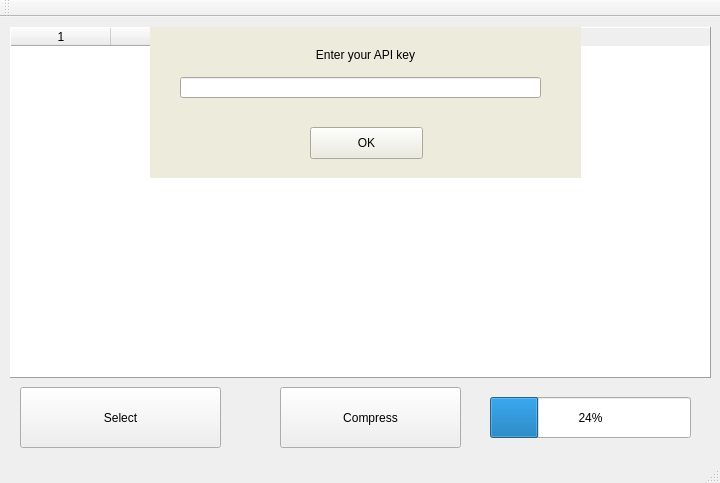
<?xml version="1.0" encoding="UTF-8"?>
<ui version="4.0">
 <class>MainWindow</class>
 <widget class="QMainWindow" name="MainWindow">
  <property name="geometry">
   <rect>
    <x>0</x>
    <y>0</y>
    <width>720</width>
    <height>483</height>
   </rect>
  </property>
  <property name="sizePolicy">
   <sizepolicy hsizetype="Fixed" vsizetype="Fixed">
    <horstretch>0</horstretch>
    <verstretch>0</verstretch>
   </sizepolicy>
  </property>
  <property name="minimumSize">
   <size>
    <width>720</width>
    <height>483</height>
   </size>
  </property>
  <property name="maximumSize">
   <size>
    <width>720</width>
    <height>483</height>
   </size>
  </property>
  <property name="windowTitle">
   <string>Compresser</string>
  </property>
  <property name="layoutDirection">
   <enum>Qt::LeftToRight</enum>
  </property>
  <widget class="QWidget" name="centralWidget">
   <widget class="QPushButton" name="selectButton">
    <property name="geometry">
     <rect>
      <x>20</x>
      <y>370</y>
      <width>201</width>
      <height>61</height>
     </rect>
    </property>
    <property name="text">
     <string>Select</string>
    </property>
   </widget>
   <widget class="QTableWidget" name="imageInfoHolder">
    <property name="enabled">
     <bool>true</bool>
    </property>
    <property name="geometry">
     <rect>
      <x>10</x>
      <y>10</y>
      <width>701</width>
      <height>351</height>
     </rect>
    </property>
    <property name="acceptDrops">
     <bool>true</bool>
    </property>
    <property name="frameShape">
     <enum>QFrame::Panel</enum>
    </property>
    <property name="frameShadow">
     <enum>QFrame::Raised</enum>
    </property>
    <property name="rowCount">
     <number>0</number>
    </property>
    <property name="columnCount">
     <number>2</number>
    </property>
    <column/>
    <column/>
   </widget>
   <widget class="QProgressBar" name="compressProgressBar">
    <property name="geometry">
     <rect>
      <x>490</x>
      <y>380</y>
      <width>201</width>
      <height>41</height>
     </rect>
    </property>
    <property name="value">
     <number>24</number>
    </property>
   </widget>
   <widget class="QPushButton" name="compressButton">
    <property name="geometry">
     <rect>
      <x>280</x>
      <y>370</y>
      <width>181</width>
      <height>61</height>
     </rect>
    </property>
    <property name="text">
     <string>Compress</string>
    </property>
   </widget>
   <widget class="QFrame" name="frame">
    <property name="geometry">
     <rect>
      <x>150</x>
      <y>10</y>
      <width>431</width>
      <height>151</height>
     </rect>
    </property>
    <property name="palette">
     <palette>
      <active>
       <colorrole role="WindowText">
        <brush brushstyle="SolidPattern">
         <color alpha="255">
          <red>0</red>
          <green>0</green>
          <blue>0</blue>
         </color>
        </brush>
       </colorrole>
       <colorrole role="Button">
        <brush brushstyle="SolidPattern">
         <color alpha="255">
          <red>236</red>
          <green>235</green>
          <blue>220</blue>
         </color>
        </brush>
       </colorrole>
       <colorrole role="Light">
        <brush brushstyle="SolidPattern">
         <color alpha="255">
          <red>255</red>
          <green>255</green>
          <blue>255</blue>
         </color>
        </brush>
       </colorrole>
       <colorrole role="Midlight">
        <brush brushstyle="SolidPattern">
         <color alpha="255">
          <red>245</red>
          <green>245</green>
          <blue>237</blue>
         </color>
        </brush>
       </colorrole>
       <colorrole role="Dark">
        <brush brushstyle="SolidPattern">
         <color alpha="255">
          <red>118</red>
          <green>117</green>
          <blue>110</blue>
         </color>
        </brush>
       </colorrole>
       <colorrole role="Mid">
        <brush brushstyle="SolidPattern">
         <color alpha="255">
          <red>157</red>
          <green>156</green>
          <blue>146</blue>
         </color>
        </brush>
       </colorrole>
       <colorrole role="Text">
        <brush brushstyle="SolidPattern">
         <color alpha="255">
          <red>0</red>
          <green>0</green>
          <blue>0</blue>
         </color>
        </brush>
       </colorrole>
       <colorrole role="BrightText">
        <brush brushstyle="SolidPattern">
         <color alpha="255">
          <red>255</red>
          <green>255</green>
          <blue>255</blue>
         </color>
        </brush>
       </colorrole>
       <colorrole role="ButtonText">
        <brush brushstyle="SolidPattern">
         <color alpha="255">
          <red>0</red>
          <green>0</green>
          <blue>0</blue>
         </color>
        </brush>
       </colorrole>
       <colorrole role="Base">
        <brush brushstyle="SolidPattern">
         <color alpha="255">
          <red>255</red>
          <green>255</green>
          <blue>255</blue>
         </color>
        </brush>
       </colorrole>
       <colorrole role="Window">
        <brush brushstyle="SolidPattern">
         <color alpha="255">
          <red>236</red>
          <green>235</green>
          <blue>220</blue>
         </color>
        </brush>
       </colorrole>
       <colorrole role="Shadow">
        <brush brushstyle="SolidPattern">
         <color alpha="255">
          <red>0</red>
          <green>0</green>
          <blue>0</blue>
         </color>
        </brush>
       </colorrole>
       <colorrole role="AlternateBase">
        <brush brushstyle="SolidPattern">
         <color alpha="255">
          <red>245</red>
          <green>245</green>
          <blue>237</blue>
         </color>
        </brush>
       </colorrole>
       <colorrole role="ToolTipBase">
        <brush brushstyle="SolidPattern">
         <color alpha="255">
          <red>255</red>
          <green>255</green>
          <blue>220</blue>
         </color>
        </brush>
       </colorrole>
       <colorrole role="ToolTipText">
        <brush brushstyle="SolidPattern">
         <color alpha="255">
          <red>0</red>
          <green>0</green>
          <blue>0</blue>
         </color>
        </brush>
       </colorrole>
      </active>
      <inactive>
       <colorrole role="WindowText">
        <brush brushstyle="SolidPattern">
         <color alpha="255">
          <red>0</red>
          <green>0</green>
          <blue>0</blue>
         </color>
        </brush>
       </colorrole>
       <colorrole role="Button">
        <brush brushstyle="SolidPattern">
         <color alpha="255">
          <red>236</red>
          <green>235</green>
          <blue>220</blue>
         </color>
        </brush>
       </colorrole>
       <colorrole role="Light">
        <brush brushstyle="SolidPattern">
         <color alpha="255">
          <red>255</red>
          <green>255</green>
          <blue>255</blue>
         </color>
        </brush>
       </colorrole>
       <colorrole role="Midlight">
        <brush brushstyle="SolidPattern">
         <color alpha="255">
          <red>245</red>
          <green>245</green>
          <blue>237</blue>
         </color>
        </brush>
       </colorrole>
       <colorrole role="Dark">
        <brush brushstyle="SolidPattern">
         <color alpha="255">
          <red>118</red>
          <green>117</green>
          <blue>110</blue>
         </color>
        </brush>
       </colorrole>
       <colorrole role="Mid">
        <brush brushstyle="SolidPattern">
         <color alpha="255">
          <red>157</red>
          <green>156</green>
          <blue>146</blue>
         </color>
        </brush>
       </colorrole>
       <colorrole role="Text">
        <brush brushstyle="SolidPattern">
         <color alpha="255">
          <red>0</red>
          <green>0</green>
          <blue>0</blue>
         </color>
        </brush>
       </colorrole>
       <colorrole role="BrightText">
        <brush brushstyle="SolidPattern">
         <color alpha="255">
          <red>255</red>
          <green>255</green>
          <blue>255</blue>
         </color>
        </brush>
       </colorrole>
       <colorrole role="ButtonText">
        <brush brushstyle="SolidPattern">
         <color alpha="255">
          <red>0</red>
          <green>0</green>
          <blue>0</blue>
         </color>
        </brush>
       </colorrole>
       <colorrole role="Base">
        <brush brushstyle="SolidPattern">
         <color alpha="255">
          <red>255</red>
          <green>255</green>
          <blue>255</blue>
         </color>
        </brush>
       </colorrole>
       <colorrole role="Window">
        <brush brushstyle="SolidPattern">
         <color alpha="255">
          <red>236</red>
          <green>235</green>
          <blue>220</blue>
         </color>
        </brush>
       </colorrole>
       <colorrole role="Shadow">
        <brush brushstyle="SolidPattern">
         <color alpha="255">
          <red>0</red>
          <green>0</green>
          <blue>0</blue>
         </color>
        </brush>
       </colorrole>
       <colorrole role="AlternateBase">
        <brush brushstyle="SolidPattern">
         <color alpha="255">
          <red>245</red>
          <green>245</green>
          <blue>237</blue>
         </color>
        </brush>
       </colorrole>
       <colorrole role="ToolTipBase">
        <brush brushstyle="SolidPattern">
         <color alpha="255">
          <red>255</red>
          <green>255</green>
          <blue>220</blue>
         </color>
        </brush>
       </colorrole>
       <colorrole role="ToolTipText">
        <brush brushstyle="SolidPattern">
         <color alpha="255">
          <red>0</red>
          <green>0</green>
          <blue>0</blue>
         </color>
        </brush>
       </colorrole>
      </inactive>
      <disabled>
       <colorrole role="WindowText">
        <brush brushstyle="SolidPattern">
         <color alpha="255">
          <red>118</red>
          <green>117</green>
          <blue>110</blue>
         </color>
        </brush>
       </colorrole>
       <colorrole role="Button">
        <brush brushstyle="SolidPattern">
         <color alpha="255">
          <red>236</red>
          <green>235</green>
          <blue>220</blue>
         </color>
        </brush>
       </colorrole>
       <colorrole role="Light">
        <brush brushstyle="SolidPattern">
         <color alpha="255">
          <red>255</red>
          <green>255</green>
          <blue>255</blue>
         </color>
        </brush>
       </colorrole>
       <colorrole role="Midlight">
        <brush brushstyle="SolidPattern">
         <color alpha="255">
          <red>245</red>
          <green>245</green>
          <blue>237</blue>
         </color>
        </brush>
       </colorrole>
       <colorrole role="Dark">
        <brush brushstyle="SolidPattern">
         <color alpha="255">
          <red>118</red>
          <green>117</green>
          <blue>110</blue>
         </color>
        </brush>
       </colorrole>
       <colorrole role="Mid">
        <brush brushstyle="SolidPattern">
         <color alpha="255">
          <red>157</red>
          <green>156</green>
          <blue>146</blue>
         </color>
        </brush>
       </colorrole>
       <colorrole role="Text">
        <brush brushstyle="SolidPattern">
         <color alpha="255">
          <red>118</red>
          <green>117</green>
          <blue>110</blue>
         </color>
        </brush>
       </colorrole>
       <colorrole role="BrightText">
        <brush brushstyle="SolidPattern">
         <color alpha="255">
          <red>255</red>
          <green>255</green>
          <blue>255</blue>
         </color>
        </brush>
       </colorrole>
       <colorrole role="ButtonText">
        <brush brushstyle="SolidPattern">
         <color alpha="255">
          <red>118</red>
          <green>117</green>
          <blue>110</blue>
         </color>
        </brush>
       </colorrole>
       <colorrole role="Base">
        <brush brushstyle="SolidPattern">
         <color alpha="255">
          <red>236</red>
          <green>235</green>
          <blue>220</blue>
         </color>
        </brush>
       </colorrole>
       <colorrole role="Window">
        <brush brushstyle="SolidPattern">
         <color alpha="255">
          <red>236</red>
          <green>235</green>
          <blue>220</blue>
         </color>
        </brush>
       </colorrole>
       <colorrole role="Shadow">
        <brush brushstyle="SolidPattern">
         <color alpha="255">
          <red>0</red>
          <green>0</green>
          <blue>0</blue>
         </color>
        </brush>
       </colorrole>
       <colorrole role="AlternateBase">
        <brush brushstyle="SolidPattern">
         <color alpha="255">
          <red>236</red>
          <green>235</green>
          <blue>220</blue>
         </color>
        </brush>
       </colorrole>
       <colorrole role="ToolTipBase">
        <brush brushstyle="SolidPattern">
         <color alpha="255">
          <red>255</red>
          <green>255</green>
          <blue>220</blue>
         </color>
        </brush>
       </colorrole>
       <colorrole role="ToolTipText">
        <brush brushstyle="SolidPattern">
         <color alpha="255">
          <red>0</red>
          <green>0</green>
          <blue>0</blue>
         </color>
        </brush>
       </colorrole>
      </disabled>
     </palette>
    </property>
    <property name="autoFillBackground">
     <bool>true</bool>
    </property>
    <property name="frameShape">
     <enum>QFrame::NoFrame</enum>
    </property>
    <property name="frameShadow">
     <enum>QFrame::Raised</enum>
    </property>
    <property name="lineWidth">
     <number>1</number>
    </property>
    <property name="midLineWidth">
     <number>0</number>
    </property>
    <widget class="QPushButton" name="apiKeyOK">
     <property name="geometry">
      <rect>
       <x>160</x>
       <y>100</y>
       <width>113</width>
       <height>32</height>
      </rect>
     </property>
     <property name="text">
      <string>OK</string>
     </property>
    </widget>
    <widget class="QLineEdit" name="apiKeyHolder">
     <property name="geometry">
      <rect>
       <x>30</x>
       <y>50</y>
       <width>361</width>
       <height>21</height>
      </rect>
     </property>
    </widget>
    <widget class="QLabel" name="label">
     <property name="geometry">
      <rect>
       <x>150</x>
       <y>20</y>
       <width>131</width>
       <height>16</height>
      </rect>
     </property>
     <property name="text">
      <string>Enter your API key</string>
     </property>
     <property name="alignment">
      <set>Qt::AlignCenter</set>
     </property>
    </widget>
   </widget>
  </widget>
  <widget class="QMenuBar" name="menuBar">
   <property name="geometry">
    <rect>
     <x>0</x>
     <y>0</y>
     <width>720</width>
     <height>22</height>
    </rect>
   </property>
  </widget>
  <widget class="QToolBar" name="mainToolBar">
   <attribute name="toolBarArea">
    <enum>TopToolBarArea</enum>
   </attribute>
   <attribute name="toolBarBreak">
    <bool>false</bool>
   </attribute>
  </widget>
  <widget class="QStatusBar" name="statusBar"/>
 </widget>
 <layoutdefault spacing="6" margin="11"/>
 <resources/>
 <connections/>
</ui>
